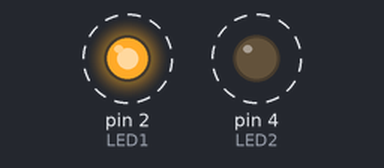
The sketch below on a simulated Arduino Uno, built with avr-gcc and run on an emulated ATmega328P. Parts: output pins drawn as LEDs (lit = HIGH). Dashed ring = blinking.

Above: at 0.3 s.
Timing chart, 0 to 4.8 s (numbered marks = the images above):
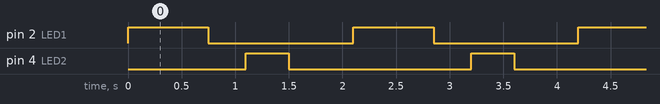

Measured:
- by itself, pin 2 (LED1): alternates HIGH for 0.75 s and LOW for 1.4 s
- by itself, pin 4 (LED2): alternates HIGH for 0.40 s and LOW for 1.7 s
- by itself, everything shown: repeats every 2.1 s, in 4 steps

The sketch:

2_LED_BLINK.ino
```cpp
int LED1=2;
int LED2=4;

void setup() {
  pinMode(LED1, OUTPUT);
  pinMode(LED2, OUTPUT);
}


void loop() {

  BLINK1();
  BLINK2();

}
void BLINK1()
{
  digitalWrite(LED1, HIGH);
  delay(750);
  digitalWrite(LED1, LOW);
  delay(350);
}

void BLINK2()
{
  digitalWrite(LED2, HIGH);
  delay(400);
  digitalWrite(LED2, LOW);
  delay(600);
}
```
